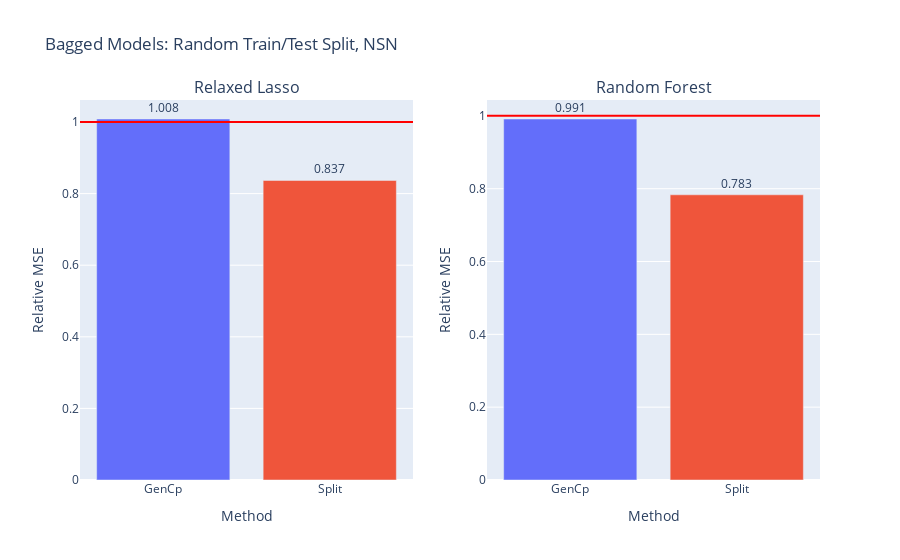

Notebook cell for this chart:
### Code cell
fig = make_subplots(
    rows=1, cols=len(models),
    subplot_titles=model_names)
#     subplot_titles=("Relaxed Lasso", "Depth 2 Decision Tree"))

for i, errs in enumerate(model_errs):
    risks = [err.mean() for err in errs]
    test_risk = risks[0]
    # elev_test_risk = risks[1]
    # est_risks = risks[2:]
    est_risks = risks[1:]

    df = pd.DataFrame({est_names[i]: errs[i+1] for i in np.arange(len(est_names))})

    fig.add_trace(go.Bar(
    #     x=['VRF', 'BF_WR', 'BF_FR'], 
        x = df.columns,
        y=(df).mean()/test_risk,
        marker_color=px.colors.qualitative.Plotly,
        text=np.around((df).mean()/test_risk,3),
        textposition='outside',
    #     error_y=dict(
    #         type='data',
    #         color='black',
    #         array=(df).std() / test_risk,
    # #         array=(df/test_risk).clip(upper=(df/test_risk).quantile(.95),axis=1).std(),
    # #         symmetric=False,
    # #         array=(df/test_risk).quantile(.95) - (df/test_risk).mean(),
    # #         arrayminus=(df/test_risk).mean() - (df/test_risk).quantile(.93)
    #     )
    #         array=(df).mean() + (df).std(),
    #         arrayminus=(df).mean() - (df).std())
    ), row=1, col=i+1)
    # fig.add_trace(go.Bar(
    #     name='Experimental',
    #     x=['GenCp', 'KFCV', 'SPCV'], y=(df).mean(),
    #     error_y=dict(type='data', array=[1, 2])
    # ))
    # fig.update_layout(barmode='group')
    fig.add_hline(y=1., line_color='red', row=1, col=i+1)
    # fig.add_hline(y=elev_test_risk / test_risk, line_color='gray', line_dash='dash', row=1, col=i+1)
    
    fig.update_xaxes(title_text="Method", row=1, col=i+1)
    fig.update_yaxes(title_text="Relative MSE", row=1, col=i+1)
    
# fig.update_layout(
# #     title=f"FC_\u03B4{delta}_snr{snr}_nk{noise_kernel}_nls{noise_length_scale}_nv{noise_nu}_Xk{X_kernel}_Xls{X_length_scale}_Xv{X_nu}",
#     title=title,
#     xaxis_title="Method",
#     yaxis_title="MSE",
# #     legend_title="Legend Title",
# #     font=dict(
# #         family="Courier New, monospace",
# #         size=18,
# #         color="RebeccaPurple"
# #     )
# )
# barfp = os.path.expanduser(savedir + fig.layout.title['text'] + ".jpeg")
# fig.write_image(os.path.expanduser(barfp))
fig.update_layout(title="Bagged Models: Random Train/Test Split, NSN", showlegend=False)
fig.show()

### Figure 1 — Plotly figure (JSON) as saved in the notebook; plotly's stock layout.template omitted (floating-point values rounded to 4 significant figures)
{"data": [{"marker": {"color": ["#636EFA", "#EF553B", "#00CC96", "#AB63FA", "#FFA15A", "#19D3F3", "#FF6692", "#B6E880", "#FF97FF", "#FECB52"]}, "text": [1.008, 0.837], "textposition": "outside", "type": "bar", "x": ["GenCp", "Split"], "xaxis": "x", "y": [1.008, 0.8368], "yaxis": "y"}, {"marker": {"color": ["#636EFA", "#EF553B", "#00CC96", "#AB63FA", "#FFA15A", "#19D3F3", "#FF6692", "#B6E880", "#FF97FF", "#FECB52"]}, "text": [0.991, 0.783], "textposition": "outside", "type": "bar", "x": ["GenCp", "Split"], "xaxis": "x2", "y": [0.9914, 0.7832], "yaxis": "y2"}], "layout": {"annotations": [{"font": {"size": 16}, "showarrow": false, "text": "Relaxed Lasso", "x": 0.225, "xanchor": "center", "xref": "paper", "y": 1, "yanchor": "bottom", "yref": "paper"}, {"font": {"size": 16}, "showarrow": false, "text": "Random Forest", "x": 0.775, "xanchor": "center", "xref": "paper", "y": 1, "yanchor": "bottom", "yref": "paper"}], "shapes": [{"line": {"color": "red"}, "type": "line", "x0": 0, "x1": 1, "xref": "x domain", "y0": 1, "y1": 1, "yref": "y"}, {"line": {"color": "red"}, "type": "line", "x0": 0, "x1": 1, "xref": "x2 domain", "y0": 1, "y1": 1, "yref": "y2"}], "showlegend": false, "title": {"text": "Bagged Models: Random Train/Test Split, NSN"}, "xaxis": {"anchor": "y", "domain": [0, 0.45], "title": {"text": "Method"}}, "xaxis2": {"anchor": "y2", "domain": [0.55, 1], "title": {"text": "Method"}}, "yaxis": {"anchor": "x", "domain": [0, 1], "title": {"text": "Relative MSE"}}, "yaxis2": {"anchor": "x2", "domain": [0, 1], "title": {"text": "Relative MSE"}}}}
